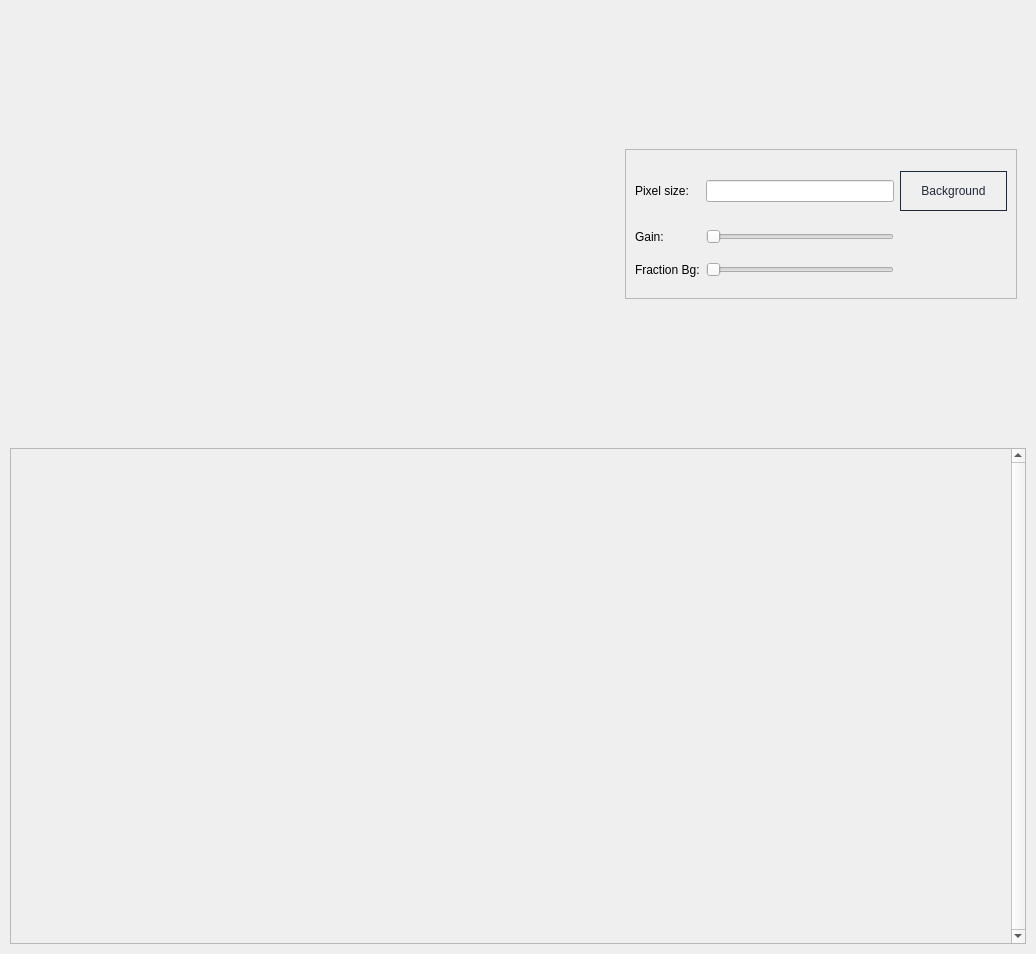
                     <widget class="QWidget" name="widgets">
                      <property name="focusPolicy">
                       <enum>Qt::StrongFocus</enum>
                      </property>
                      <property name="styleSheet">
                       <string notr="true">b</string>
                      </property>
                      <layout class="QVBoxLayout" name="verticalLayout">
                       <property name="spacing">
                        <number>10</number>
                       </property>
                       <property name="leftMargin">
                        <number>10</number>
                       </property>
                       <property name="topMargin">
                        <number>10</number>
                       </property>
                       <property name="rightMargin">
                        <number>10</number>
                       </property>
                       <property name="bottomMargin">
                        <number>10</number>
                       </property>
                       <item>
                        <widget class="QWidget" name="widget_6" native="true">
                         <property name="sizePolicy">
                          <sizepolicy hsizetype="Preferred" vsizetype="Preferred">
                           <horstretch>0</horstretch>
                           <verstretch>0</verstretch>
                          </sizepolicy>
                         </property>
                         <property name="minimumSize">
                          <size>
                           <width>0</width>
                           <height>0</height>
                          </size>
                         </property>
                         <property name="sizeIncrement">
                          <size>
                           <width>0</width>
                           <height>0</height>
                          </size>
                         </property>
                         <property name="focusPolicy">
                          <enum>Qt::StrongFocus</enum>
                         </property>
                         <layout class="QGridLayout" name="gridLayout_2">
                          <item row="0" column="0">
                           <widget class="QWidget" name="widget_video" native="true">
                            <property name="sizePolicy">
                             <sizepolicy hsizetype="Preferred" vsizetype="Preferred">
                              <horstretch>0</horstretch>
                              <verstretch>0</verstretch>
                             </sizepolicy>
                            </property>
                            <property name="minimumSize">
                             <size>
                              <width>600</width>
                              <height>410</height>
                             </size>
                            </property>
                            <property name="focusPolicy">
                             <enum>Qt::NoFocus</enum>
                            </property>
                           </widget>
                          </item>
                          <item row="0" column="1">
                           <widget class="QFrame" name="frame">
                            <property name="maximumSize">
                             <size>
                              <width>16777215</width>
                              <height>150</height>
                             </size>
                            </property>
                            <property name="layoutDirection">
                             <enum>Qt::RightToLeft</enum>
                            </property>
                            <property name="frameShape">
                             <enum>QFrame::StyledPanel</enum>
                            </property>
                            <property name="frameShadow">
                             <enum>QFrame::Raised</enum>
                            </property>
                            <layout class="QGridLayout" name="gridLayout">
                             <item row="0" column="3">
                              <widget class="QLabel" name="label_2">
                               <property name="text">
                                <string>Pixel size:</string>
                               </property>
                              </widget>
                             </item>
                             <item row="3" column="3">
                              <widget class="QLabel" name="label_4">
                               <property name="maximumSize">
                                <size>
                                 <width>80</width>
                                 <height>16777215</height>
                                </size>
                               </property>
                               <property name="layoutDirection">
                                <enum>Qt::LeftToRight</enum>
                               </property>
                               <property name="autoFillBackground">
                                <bool>false</bool>
                               </property>
                               <property name="text">
                                <string>Fraction Bg:</string>
                               </property>
                              </widget>
                             </item>
                             <item row="0" column="1">
                              <widget class="QLineEdit" name="lineEdit">
                               <property name="styleSheet">
                                <string notr="true">QLineEdit {
    background-color: #ffffff;
    border: 1px solid #D1D5DB;
    border-radius: 5px;
    padding: 8px;
    font-size: 14px;
    /* Agregar sombra utilizando propiedades de estilo de Qt */
    border-top: 2px solid rgba(0, 0, 0, 0.2);
    border-bottom: 2px solid rgba(0, 0, 0, 0.2);
    border-left: 2px solid rgba(0, 0, 0, 0.2);
    border-right: 2px solid rgba(0, 0, 0, 0.2);
    color: #000000; /* Cambia el color del texto a negro */
}

QLineEdit:focus {
    border-color: #6366f1;
}

QLineEdit[type=&quot;file&quot;] {
    overflow: hidden;
}

QLineEdit[type=&quot;file&quot;]:not(:disabled):not([readonly]) {
    cursor: pointer;
}

QLineEdit:focus {
    color: #6B7280;
    background-color: #ffffff;
    border: 0.0625rem solid #000000; /* Cambia el color del borde a negro al enfocar */
    outline: 0;
    border-radius: 0.5rem;
    padding: 0.5rem 1rem;
}

QLineEdit::placeholder {
    color: #4B5563;
    opacity: 1;
}

QLineEdit:disabled, QLineEdit[readonly] {
    background-color: #E5E7EB;
    opacity: 1;
}

QLineEdit:focus:!hover {
    /* Simular una sombra al enfocar sin el cursor encima del widget */
    border: 2px solid #6366f1;
    border-radius: 5px;
    border-top: 1px solid transparent;
    border-bottom: 1px solid rgba(0, 0, 0, 0.2);
    border-left: 1px solid transparent;
    border-right: 1px solid transparent;
}

@media (prefers-reduced-motion: reduce) {
    QLineEdit::file-selector-button {
        transition: none;
    }
}

QLineEdit:hover:not(:disabled):not([readonly])::file-selector-button {
    background-color: #f2f2f2;
}
</string>
                               </property>
                              </widget>
                             </item>
                             <item row="1" column="3">
                              <widget class="QLabel" name="label_3">
                               <property name="maximumSize">
                                <size>
                                 <width>50</width>
                                 <height>16777215</height>
                                </size>
                               </property>
                               <property name="layoutDirection">
                                <enum>Qt::LeftToRight</enum>
                               </property>
                               <property name="autoFillBackground">
                                <bool>false</bool>
                               </property>
                               <property name="text">
                                <string>Gain:</string>
                               </property>
                              </widget>
                             </item>
                             <item row="0" column="0">
                              <widget class="QPushButton" name="ButtonBackgraund">
                               <property name="minimumSize">
                                <size>
                                 <width>0</width>
                                 <height>40</height>
                                </size>
                               </property>
                               <property name="cursor">
                                <cursorShape>PointingHandCursor</cursorShape>
                               </property>
                               <property name="focusPolicy">
                                <enum>Qt::NoFocus</enum>
                               </property>
                               <property name="whatsThis">
                                <string>&lt;html&gt;&lt;head/&gt;&lt;body&gt;&lt;p&gt;color: #000000;&lt;/p&gt;&lt;/body&gt;&lt;/html&gt;</string>
                               </property>
                               <property name="styleSheet">
                                <string notr="true"> /* Estilo para botones de tipo .btn-outline-primary */
    QPushButton {
        color: #1F2937;
        border: 1px solid #1F2937;
        background: transparent;
        padding: 10px 20px;
    }

    QPushButton:hover {
        color: #ffffff;
        background-color: #1F2937;
        border: 1px solid #1F2937;
    }

    QPushButton:pressed {
        /* Estilo cuando el botón está presionado */
        background-color: #000000; /* Cambia el color al presionar el botón */
    }

    /* Agrega aquí el resto de tu estilo para .btn-check, etc. */</string>
                               </property>
                               <property name="text">
                                <string>Background</string>
                               </property>
                              </widget>
                             </item>
                             <item row="1" column="1">
                              <widget class="QSlider" name="GainSlider">
                               <property name="cursor">
                                <cursorShape>OpenHandCursor</cursorShape>
                               </property>
                               <property name="maximum">
                                <number>100</number>
                               </property>
                               <property name="pageStep">
                                <number>1</number>
                               </property>
                               <property name="tracking">
                                <bool>false</bool>
                               </property>
                               <property name="orientation">
                                <enum>Qt::Horizontal</enum>
                               </property>
                               <property name="invertedAppearance">
                                <bool>true</bool>
                               </property>
                              </widget>
                             </item>
                             <item row="3" column="1">
                              <widget class="QSlider" name="FactorBgSlider">
                               <property name="cursor">
                                <cursorShape>OpenHandCursor</cursorShape>
                               </property>
                               <property name="maximum">
                                <number>1000</number>
                               </property>
                               <property name="pageStep">
                                <number>1</number>
                               </property>
                               <property name="tracking">
                                <bool>false</bool>
                               </property>
                               <property name="orientation">
                                <enum>Qt::Horizontal</enum>
                               </property>
                               <property name="invertedAppearance">
                                <bool>true</bool>
                               </property>
                               <property name="invertedControls">
                                <bool>false</bool>
                               </property>
                              </widget>
                             </item>
                             <item row="1" column="0">
                              <widget class="QLabel" name="value_gain">
                               <property name="text">
                                <string/>
                               </property>
                              </widget>
                             </item>
                             <item row="3" column="0">
                              <widget class="QLabel" name="value_FactorBg">
                               <property name="text">
                                <string/>
                               </property>
                              </widget>
                             </item>
                            </layout>
                           </widget>
                          </item>
                         </layout>
                        </widget>
                       </item>
                       <item>
                        <widget class="QFrame" name="row_3">
                         <property name="minimumSize">
                          <size>
                           <width>0</width>
                           <height>150</height>
                          </size>
                         </property>
                         <property name="focusPolicy">
                          <enum>Qt::NoFocus</enum>
                         </property>
                         <property name="frameShape">
                          <enum>QFrame::StyledPanel</enum>
                         </property>
                         <property name="frameShadow">
                          <enum>QFrame::Raised</enum>
                         </property>
                         <layout class="QHBoxLayout" name="horizontalLayout_12">
                          <property name="spacing">
                           <number>0</number>
                          </property>
                          <property name="leftMargin">
                           <number>0</number>
                          </property>
                          <property name="topMargin">
                           <number>0</number>
                          </property>
                          <property name="rightMargin">
                           <number>0</number>
                          </property>
                          <property name="bottomMargin">
                           <number>0</number>
                          </property>
                          <item>
                           <widget class="QTableWidget" name="tableWidget">
                            <property name="sizePolicy">
                             <sizepolicy hsizetype="Preferred" vsizetype="Preferred">
                              <horstretch>0</horstretch>
                              <verstretch>0</verstretch>
                             </sizepolicy>
                            </property>
                            <property name="maximumSize">
                             <size>
                              <width>16777215</width>
                              <height>16777215</height>
                             </size>
                            </property>
                            <property name="palette">
                             <palette>
                              <active>
                               <colorrole role="WindowText">
                                <brush brushstyle="SolidPattern">
                                 <color alpha="255">
                                  <red>51</red>
                                  <green>51</green>
                                  <blue>51</blue>
                                 </color>
                                </brush>
                               </colorrole>
                               <colorrole role="Button">
                                <brush brushstyle="SolidPattern">
                                 <color alpha="0">
                                  <red>0</red>
                                  <green>0</green>
                                  <blue>0</blue>
                                 </color>
                                </brush>
                               </colorrole>
                               <colorrole role="Text">
                                <brush brushstyle="SolidPattern">
                                 <color alpha="255">
                                  <red>51</red>
                                  <green>51</green>
                                  <blue>51</blue>
                                 </color>
                                </brush>
                               </colorrole>
                               <colorrole role="ButtonText">
                                <brush brushstyle="SolidPattern">
                                 <color alpha="255">
                                  <red>51</red>
                                  <green>51</green>
                                  <blue>51</blue>
                                 </color>
                                </brush>
                               </colorrole>
                               <colorrole role="Base">
                                <brush brushstyle="NoBrush">
                                 <color alpha="255">
                                  <red>0</red>
                                  <green>0</green>
                                  <blue>0</blue>
                                 </color>
                                </brush>
                               </colorrole>
                               <colorrole role="Window">
                                <brush brushstyle="SolidPattern">
                                 <color alpha="0">
                                  <red>0</red>
                                  <green>0</green>
                                  <blue>0</blue>
                                 </color>
                                </brush>
                               </colorrole>
                               <colorrole role="PlaceholderText">
                                <brush brushstyle="SolidPattern">
                                 <color alpha="255">
                                  <red>51</red>
                                  <green>51</green>
                                  <blue>51</blue>
                                 </color>
                                </brush>
                               </colorrole>
                              </active>
                              <inactive>
                               <colorrole role="WindowText">
                                <brush brushstyle="SolidPattern">
                                 <color alpha="255">
                                  <red>51</red>
                                  <green>51</green>
                                  <blue>51</blue>
                                 </color>
                                </brush>
                               </colorrole>
                               <colorrole role="Button">
                                <brush brushstyle="SolidPattern">
                                 <color alpha="0">
                                  <red>0</red>
                                  <green>0</green>
                                  <blue>0</blue>
                                 </color>
                                </brush>
                               </colorrole>
                               <colorrole role="Text">
                                <brush brushstyle="SolidPattern">
                                 <color alpha="255">
                                  <red>51</red>
                                  <green>51</green>
                                  <blue>51</blue>
                                 </color>
                                </brush>
                               </colorrole>
                               <colorrole role="ButtonText">
                                <brush brushstyle="SolidPattern">
                                 <color alpha="255">
                                  <red>51</red>
                                  <green>51</green>
                                  <blue>51</blue>
                                 </color>
                                </brush>
                               </colorrole>
                               <colorrole role="Base">
                                <brush brushstyle="NoBrush">
                                 <color alpha="255">
                                  <red>0</red>
                                  <green>0</green>
                                  <blue>0</blue>
                                 </color>
                                </brush>
                               </colorrole>
                               <colorrole role="Window">
                                <brush brushstyle="SolidPattern">
                                 <color alpha="0">
                                  <red>0</red>
                                  <green>0</green>
                                  <blue>0</blue>
                                 </color>
                                </brush>
                               </colorrole>
                               <colorrole role="PlaceholderText">
                                <brush brushstyle="SolidPattern">
                                 <color alpha="255">
                                  <red>51</red>
                                  <green>51</green>
                                  <blue>51</blue>
                                 </color>
                                </brush>
                               </colorrole>
                              </inactive>
                              <disabled>
                               <colorrole role="WindowText">
                                <brush brushstyle="SolidPattern">
                                 <color alpha="255">
                                  <red>51</red>
                                  <green>51</green>
                                  <blue>51</blue>
                                 </color>
                                </brush>
                               </colorrole>
                               <colorrole role="Button">
                                <brush brushstyle="SolidPattern">
                                 <color alpha="0">
                                  <red>0</red>
                                  <green>0</green>
                                  <blue>0</blue>
                                 </color>
                                </brush>
                               </colorrole>
                               <colorrole role="Text">
                                <brush brushstyle="SolidPattern">
                                 <color alpha="255">
                                  <red>51</red>
                                  <green>51</green>
                                  <blue>51</blue>
                                 </color>
                                </brush>
                               </colorrole>
                               <colorrole role="ButtonText">
                                <brush brushstyle="SolidPattern">
                                 <color alpha="255">
                                  <red>51</red>
                                  <green>51</green>
                                  <blue>51</blue>
                                 </color>
                                </brush>
                               </colorrole>
                               <colorrole role="Base">
                                <brush brushstyle="NoBrush">
                                 <color alpha="255">
                                  <red>0</red>
                                  <green>0</green>
                                  <blue>0</blue>
                                 </color>
                                </brush>
                               </colorrole>
                               <colorrole role="Window">
                                <brush brushstyle="SolidPattern">
                                 <color alpha="0">
                                  <red>0</red>
                                  <green>0</green>
                                  <blue>0</blue>
                                 </color>
                                </brush>
                               </colorrole>
                               <colorrole role="PlaceholderText">
                                <brush brushstyle="SolidPattern">
                                 <color alpha="255">
                                  <red>51</red>
                                  <green>51</green>
                                  <blue>51</blue>
                                 </color>
                                </brush>
                               </colorrole>
                              </disabled>
                             </palette>
                            </property>
                            <property name="layoutDirection">
                             <enum>Qt::LeftToRight</enum>
                            </property>
                            <property name="styleSheet">
                             <string notr="true"># Aplica un estilo personalizado para alinear la tabla a la izquierda
QTableWidget {
    border: 1px solid #000;  /* Agrega un borde a la tabla para resaltarla */
    align: left;  /* Alinea la tabla a la izquierda */
}
</string>
                            </property>
                            <property name="frameShape">
                             <enum>QFrame::NoFrame</enum>
                            </property>
                            <property name="verticalScrollBarPolicy">
                             <enum>Qt::ScrollBarAlwaysOn</enum>
                            </property>
                            <property name="sizeAdjustPolicy">
                             <enum>QAbstractScrollArea::AdjustToContents</enum>
                            </property>
                            <property name="editTriggers">
                             <set>QAbstractItemView::NoEditTriggers</set>
                            </property>
                            <property name="selectionMode">
                             <enum>QAbstractItemView::SingleSelection</enum>
                            </property>
                            <property name="selectionBehavior">
                             <enum>QAbstractItemView::SelectRows</enum>
                            </property>
                            <property name="showGrid">
                             <bool>true</bool>
                            </property>
                            <property name="gridStyle">
                             <enum>Qt::SolidLine</enum>
                            </property>
                            <property name="sortingEnabled">
                             <bool>false</bool>
                            </property>
                            <attribute name="horizontalHeaderVisible">
                             <bool>false</bool>
                            </attribute>
                            <attribute name="horizontalHeaderCascadingSectionResizes">
                             <bool>true</bool>
                            </attribute>
                            <attribute name="horizontalHeaderDefaultSectionSize">
                             <number>200</number>
                            </attribute>
                            <attribute name="horizontalHeaderStretchLastSection">
                             <bool>true</bool>
                            </attribute>
                            <attribute name="verticalHeaderVisible">
                             <bool>false</bool>
                            </attribute>
                            <attribute name="verticalHeaderCascadingSectionResizes">
                             <bool>false</bool>
                            </attribute>
                            <attribute name="verticalHeaderHighlightSections">
                             <bool>false</bool>
                            </attribute>
                            <attribute name="verticalHeaderStretchLastSection">
                             <bool>true</bool>
                            </attribute>
                            <row>
                             <property name="text">
                              <string>New Row</string>
                             </property>
                             <property name="font">
                              <font>
                               <family>Segoe UI</family>
                              </font>
                             </property>
                            </row>
                            <row>
                             <property name="text">
                              <string>New Row</string>
                             </property>
                            </row>
                            <row>
                             <property name="text">
                              <string>New Row</string>
                             </property>
                            </row>
                            <row>
                             <property name="text">
                              <string>New Row</string>
                             </property>
                            </row>
                            <row>
                             <property name="text">
                              <string>New Row</string>
                             </property>
                            </row>
                            <row>
                             <property name="text">
                              <string>New Row</string>
                             </property>
                            </row>
                            <row>
                             <property name="text">
                              <string>New Row</string>
                             </property>
                            </row>
                            <row>
                             <property name="text">
                              <string>New Row</string>
                             </property>
                            </row>
                            <row>
                             <property name="text">
                              <string>New Row</string>
                             </property>
                            </row>
                            <row>
                             <property name="text">
                              <string>New Row</string>
                             </property>
                            </row>
                            <row>
                             <property name="text">
                              <string>New Row</string>
                             </property>
                            </row>
                            <row>
                             <property name="text">
                              <string>New Row</string>
                             </property>
                            </row>
                            <row>
                             <property name="text">
                              <string>New Row</string>
                             </property>
                            </row>
                            <row>
                             <property name="text">
                              <string>New Row</string>
                             </property>
                            </row>
                            <row>
                             <property name="text">
                              <string>New Row</string>
                             </property>
                            </row>
                            <row>
                             <property name="text">
                              <string>New Row</string>
                             </property>
                            </row>
                            <column>
                             <property name="text">
                              <string>Atributos</string>
                             </property>
                            </column>
                            <column>
                             <property name="text">
                              <string>semi-axis major beam</string>
                             </property>
                            </column>
                            <column>
                             <property name="text">
                              <string>semi-axis minor beam</string>
                             </property>
                            </column>
                            <column>
                             <property name="text">
                              <string>semi-axis major gaussian</string>
                             </property>
                            </column>
                            <column>
                             <property name="text">
                              <string>semi-axis minor gaussian</string>
                             </property>
                            </column>
                            <item row="0" column="0">
                             <property name="text">
                              <string/>
                             </property>
                             <property name="font">
                              <font>
                               <kerning>true</kerning>
                              </font>
                             </property>
                             <property name="textAlignment">
                              <set>AlignCenter</set>
                             </property>
                            </item>
                            <item row="0" column="1">
                             <property name="text">
                              <string/>
                             </property>
                            </item>
                            <item row="0" column="2">
                             <property name="text">
                              <string/>
                             </property>
                            </item>
                            <item row="0" column="3">
                             <property name="text">
                              <string/>
                             </property>
                            </item>
                            <item row="0" column="4">
                             <property name="text">
                              <string/>
                             </property>
                            </item>
                           </widget>
                          </item>
                         </layout>
                        </widget>
                       </item>
                      </layout>
                     </widget>
